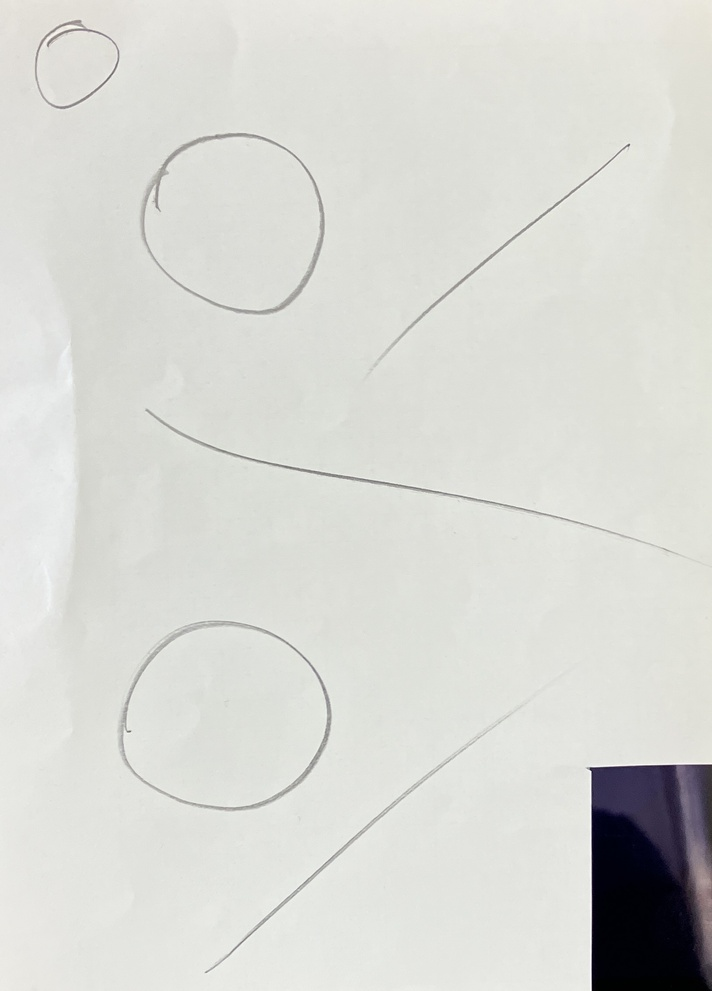
#> input picture opencv3.9/line_circle.jpg, 712 x 991 px, shrunk from 1627 x 2263 before the run, found by its file name
$ python line.py
#> lines starting #> are read from the running program, lines starting #| are printed output that depends on the picture; after the words box and inside, x2 and y2 are one past the last pixel; in counts of white or black regions, pixels touching at a corner belong together
import cv2
import numpy as np
import matplotlib as mpl
import matplotlib.pyplot as plt

#edge抽出

img_Color = cv2.imread("./line_circle.jpg")
#> img_Color is the input picture: shape (991, 712, 3); mean B, G, R 211.7, 216.6, 215.8

img_G = cv2.cvtColor(img_Color,cv2.COLOR_BGR2GRAY)

h,w = img_G.shape[:2]
#> h = 991; w = 712

h_50 = h/6
#> h_50 = 165.2

w_50 = w/6
#> w_50 = 118.7

h_w_large = (h_50 + w_50)/2
#> h_w_large = 141.9

h_w_noise = h_w_large/2
#> h_w_noise = 70.96

img_canny = cv2.Canny(img_G,h_w_noise,h_w_large)
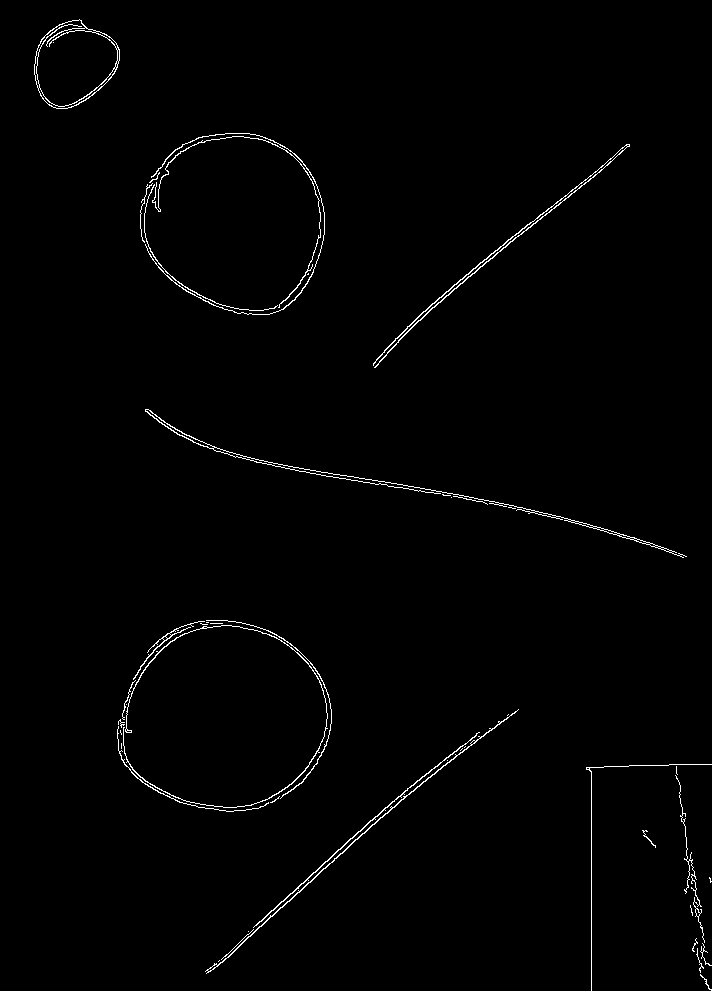
#> img_canny: shape (991, 712); 1.1% white in thin lines or dots

cv2.imwrite("./edge/line_canny/Canny.png",img_canny)


#lineを弾く


lines = cv2.HoughLines((img_canny),1,np.pi/180,150)
#> lines = [[862, 0.838], [591, 0], [513, 0.873], [858, 0.838], [510, 0.89], [871, 0.873], [507, 0.89], [852, 0.82], [408, 1.75]]

# i = [ [[rho0 theta0]] [[rho1 theta1]] ... ] 二重括弧のため　i[0][0]

for i in lines[:]:

    rho = i[0][0]
    theta = i [0][1]

    a = np.cos(theta)
    b = np.sin(theta)

    X0 = rho * a
    Y0 = rho * b

    X1 = int( X0 - (-1000 * b) )
    Y1 = int( Y0 - (1000 * a) )

    X2 = int( X0 + (-1000 * b) )
    Y2 = int( Y0 + (1000 * a) )

    cv2.line(img_Color,(X1,Y1),(X2,Y2),(255,0,0),1)
#> this loop made 9 passes
#> (rho, theta, a, b, X0, Y0, X1, Y1) on passes 1 to 9: (862, 0.838, 0.669, 0.743, 576.8, 640.6, 1319, -28), (591, 0, 1, 0, 591, 0, 591, -1000), (513, 0.873, 0.643, 0.766, 329.8, 393, 1095, -249), (858, 0.838, 0.669, 0.743, 574.1, 637.6, 1317, -31), (510, 0.89, 0.629, 0.777, 321, 396.3, 1098, -232), (871, 0.873, 0.643, 0.766, 559.9, 667.2, 1325, 24), (507, 0.89, 0.629, 0.777, 319.1, 394, 1096, -235), (852, 0.82, 0.682, 0.731, 581.1, 623.1, 1312, -58), (408, 1.75, -0.174, 0.985, -70.85, 401.8, 913, 575)
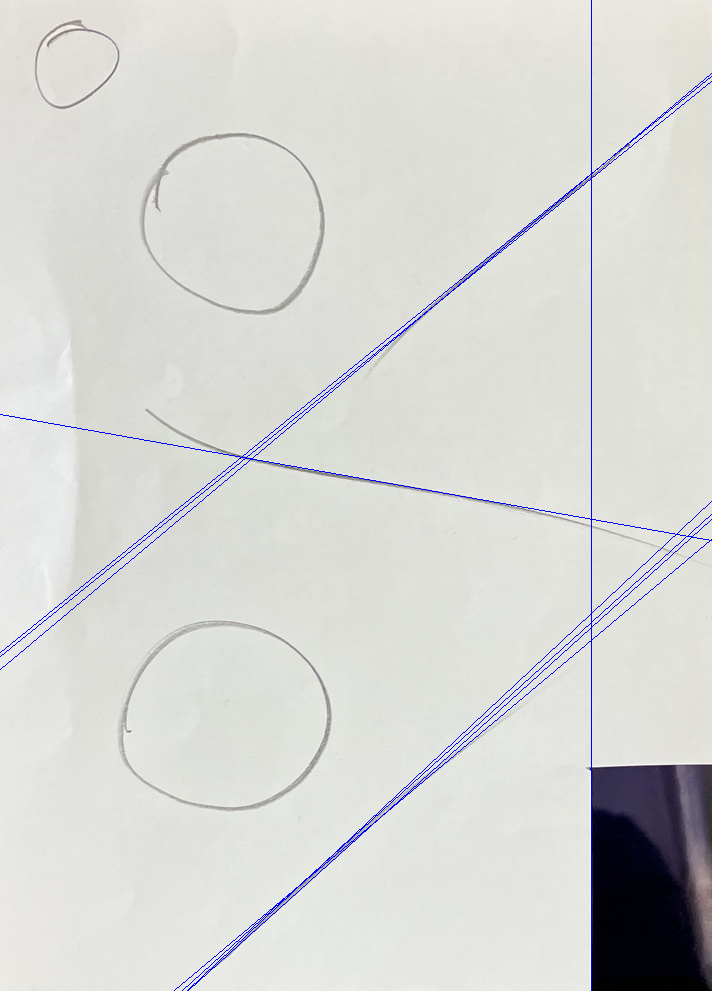
#> img_Color: shape (991, 712, 3); 0.82% of pixels changed, all inside (x1, y1, x2, y2) = (0, 0, 712, 991)

cv2.imwrite("./edge/line_canny/lined_img.png",img_Color)
